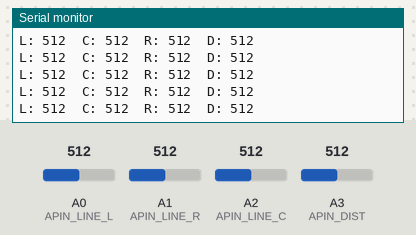
This sketch was run on a simulated Arduino Uno, built with avr-gcc and run on an emulated ATmega328P. Parts: the last lines printed to the serial monitor. Inputs (shaded band) come from the test bench; at power-on: A0 (APIN_LINE_L) = 512, A1 (APIN_LINE_R) = 512, A2 (APIN_LINE_C) = 512, A3 (APIN_DIST) = 512.

Above: at 1.2 s.
1.3 s: A0 (APIN_LINE_L) set to 716
At 1.57 s:
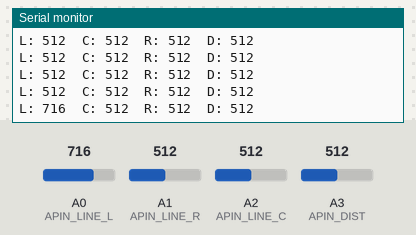
2.8 s: A1 (APIN_LINE_R) set to 716
At 2.97 s:
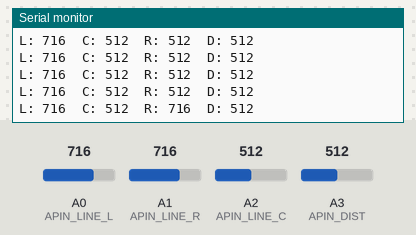
4.3 s: A2 (APIN_LINE_C) set to 716
At 4.38 s:
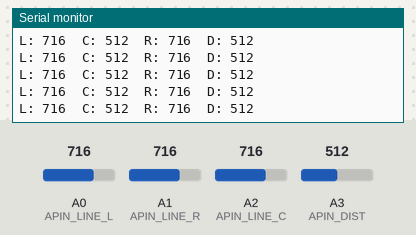
5.8 s: A3 (APIN_DIST) set to 716
At 5.99 s:
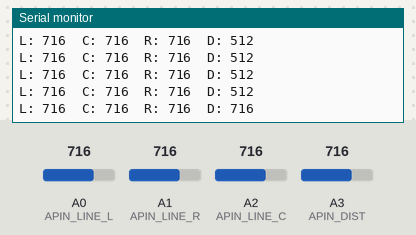
7.3 s: A0 (APIN_LINE_L) set to 992
At 7.4 s:
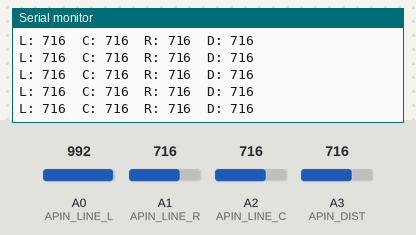
8.8 s: A1 (APIN_LINE_R) set to 992
At 8.81 s:
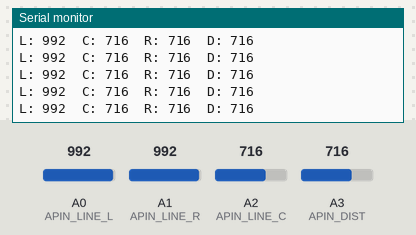
Timing chart, 0 to 11.3 s (numbered marks = the images above; inputs shaded):
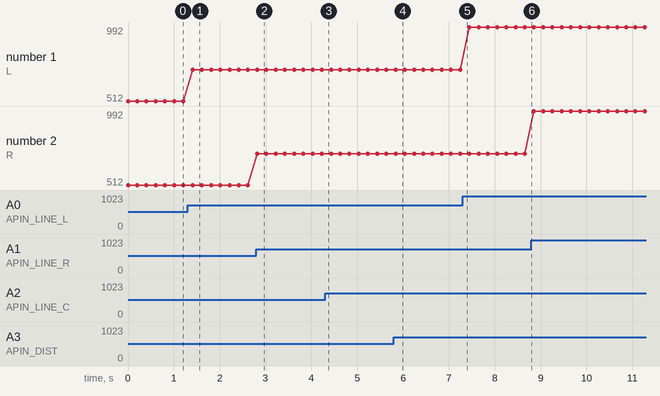

Measured:
- after the input at 1.3 s, the serial monitor: prints a new line after 0.11 s (image 1)
- after the input at 2.8 s, the serial monitor: prints a new line at once (image 2)
- after the input at 5.8 s, the serial monitor: prints a new line at once (image 4)
- plotted number 1: 512 → 716 after the input at 1.3 s, 716 → 992 after the input at 7.3 s

The sketch:

final_read_line_sensor_vals.ino
```cpp
#define APIN_LINE_L (A0)
#define APIN_LINE_R (A1)
#define APIN_LINE_C (A2)
#define APIN_DIST   (A3)

void setup() {
  // put your setup code here, to run once:
  Serial.begin(115200);
}

void loop() {

    int l = analogRead(APIN_LINE_L);
    int c = analogRead(APIN_LINE_C);
    int r = analogRead(APIN_LINE_R);
    int d = analogRead(APIN_DIST);


    Serial.print("L: ");
    Serial.print(l);
    Serial.print("\tC: ");
    Serial.print(c);
    Serial.print("\tR: ");
    Serial.print(r);

    Serial.print("\tD: ");
    Serial.print(d);
    Serial.println();
    delay(200);
}
```
